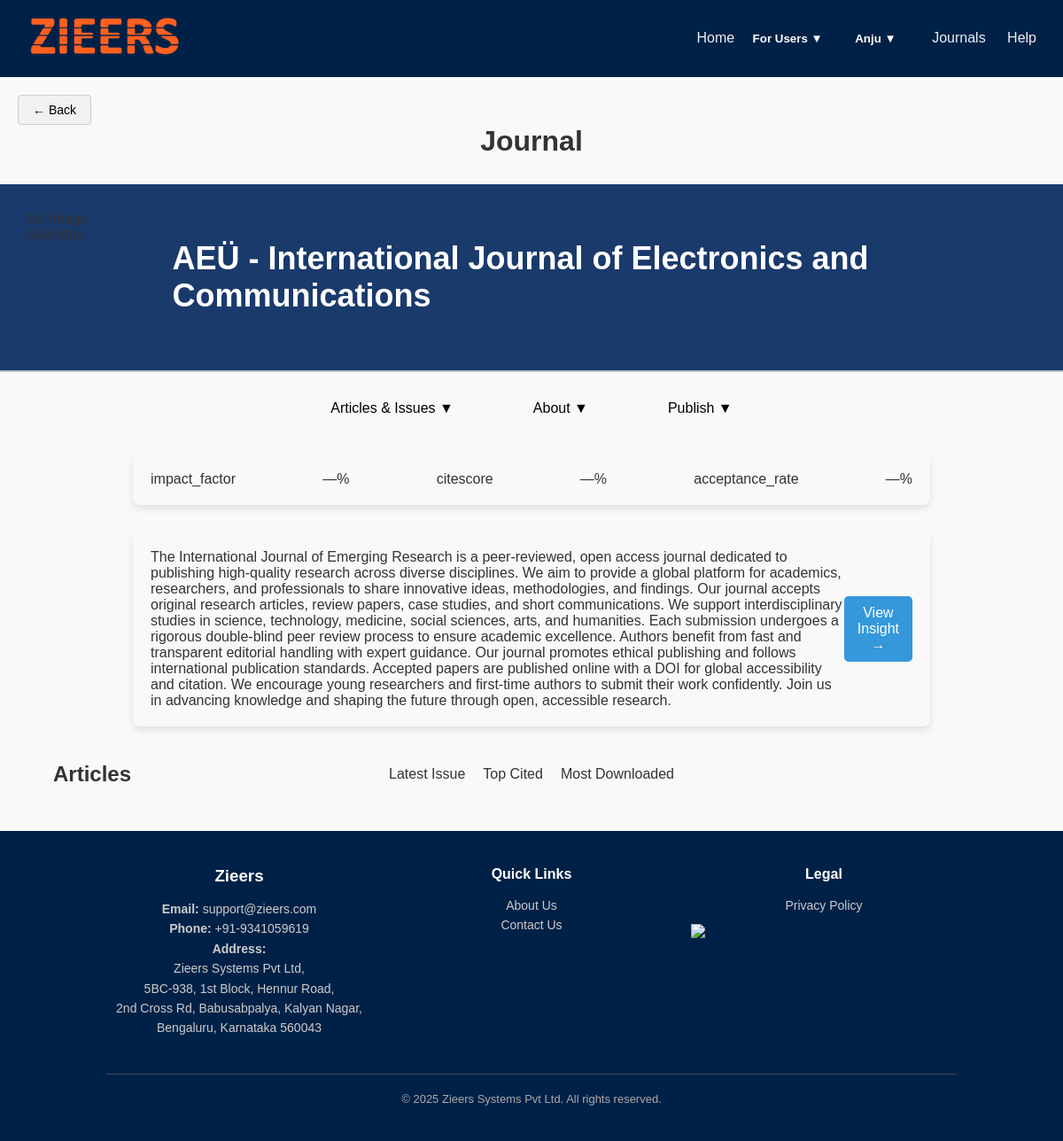
The app's page /researcher/author/journal_detail.php?journal_id=26 (signed in) with its own data.
### tables this page shows
CREATE TABLE IF NOT EXISTS `journals` (
  `id` int NOT NULL AUTO_INCREMENT,
  `journal_name` varchar(255) NOT NULL,
  `primary_subject` varchar(255) NOT NULL,
  `secondary_subject` varchar(255) NOT NULL,
  `description` text NOT NULL,
  `publisher` varchar(255) NOT NULL,
  `issn` varchar(255) DEFAULT NULL,
  `access_type` varchar(255) NOT NULL,
  `author_payment_required` tinyint(1) DEFAULT '0',
  `reader_payment_required` tinyint(1) DEFAULT '0',
  `author_apc_amount` decimal(10,2) DEFAULT '0.00',
  `reader_fee_amount` decimal(10,2) DEFAULT '0.00',
  `payment_currency` varchar(10) DEFAULT NULL,
  `payment_link` varchar(255) DEFAULT NULL,
  `payment_notes` text,
  `submission_status` varchar(50) NOT NULL,
  `journal_image` varchar(255) DEFAULT NULL,
  `created_at` timestamp NULL DEFAULT CURRENT_TIMESTAMP,
  `journal_abbreviation` varchar(255) NOT NULL,
  `editorial_board` varchar(255) NOT NULL,
  `country` varchar(255) NOT NULL,
  `publication_frequency` varchar(255) NOT NULL,
  `indexing_info` text,
  `scope` text NOT NULL,
  `author_guidelines` varchar(255) DEFAULT NULL,
  `review_process` varchar(255) NOT NULL,
  `impact_factor` varchar(50) DEFAULT NULL,
  `citescore` varchar(50) DEFAULT NULL,
  `acceptance_rate` varchar(50) DEFAULT NULL,
  `editorial_team_id` int DEFAULT NULL,
  `keywords` text,
  PRIMARY KEY (`id`),
  KEY `fk_editorial_team` (`editorial_team_id`)
);

### include/db_connect.php (called while the page is built, shortened)
<?php
function getJournalById($conn, $id) {
    $id = $conn->real_escape_string($id);
    $sql = "SELECT * FROM journals WHERE id = $id";
    $result = $conn->query($sql);
    return $result->fetch_assoc();
}
?>

### researcher/author/journal_detail.php (the view, shortened to what this page needs)
<?php
include(__DIR__ . "/../../include/db_connect.php");
$journal_id = $_GET['journal_id'];
$journal = getJournalById($conn, $journal_id);
?>
<!DOCTYPE html>
<html lang="en">
<head>
    <link rel="stylesheet" href="my_publication_site/styles.css">
</head>
<body>
    <header>
     <div class="logo">
  <a href="../../publish.php">
    <img src="../../images/logo.png" alt="Zieers Logo" style="height: 50px;">
  </a>
</div>
    <div class="icons">
        <a href="../../publish.php">Home</a>
<div class="user-dropdown">
    <button class="dropdown-toggle">For Users ▼</a></button>
        </div>
     <?php if (isset($_SESSION['user_id'])): ?>
<div class="user-dropdown">
    <button class="dropdown-toggle"><?php echo htmlspecialchars($_SESSION['first_name']); ?> ▼</button>
</div>
<?php endif; ?>
        <a href="journal-listing.php?journal_id=<?php echo $journal_id; ?>">Journals</a>
        <a href="help.php">Help</a>
    </div>
</header>
<div style="margin: 20px 0 0 20px;">
    <button onclick="history.back()" style="
        background-color: #f1f1f1;
        border: 1px solid #ccc;
        padding: 8px 16px;
        font-size: 14px;
        border-radius: 4px;
        cursor: pointer;
    ">
        ← Back
    </button>
</div>
<div class="main"><h1>Journal</h1></div>
    <div class="journal-header">
        <div class="image-container">
            <?php
                $imagePath = htmlspecialchars($journal['journal_image']);
                $fullImagePath = $_SERVER['DOCUMENT_ROOT'] . "/admin/" . $imagePath;
                if (file_exists($fullImagePath)) {
                    echo '<img src="/admin/' . $imagePath . '" alt="Journal Image">';
                } else {
                    echo '<span>No Image Available</span>';
                }
            ?>
        </div>
        <div class="journal-info">
            <h1><?php echo htmlspecialchars($journal['journal_name']); ?></h1>
        </div>
    </div>
    <div class="dropdown-container">
        <div class="dropdown">
            <button>Articles & Issues ▼</button>
        </div>
        <div class="dropdown">
            <button>About ▼</button>
        </div>
        <div class="dropdown">
    <button>Publish ▼</button>
</div>
    </div>
    <div class="journal-metrix">
        <label>impact_factor</label>
        <p><?php echo !empty($journal['impact_factor']) ? htmlspecialchars($journal['impact_factor']) . '%' : '—%'; ?></p>
        <label>citescore</label>
        <p><?php echo !empty($journal['citescore']) ? htmlspecialchars($journal['citescore']) . '%' : '—%'; ?></p>
        <label>acceptance_rate</label>
        <p><?php echo !empty($journal['acceptance_rate']) ? htmlspecialchars($journal['acceptance_rate']) . '%' : '—%'; ?></p>
    </div>
    <div class="journal-description">
        <p><?php echo htmlspecialchars($journal['description']); ?></p>
        <button class="insight-btn" onclick="toggleInsight()">View Insight &rarr;</button>
    </div>
<div style="margin: 40px 60px 20px;">
    <div style="display: flex; justify-content: space-between; align-items: center;">
        <h2 style="margin: 0; font-size: 24px;">Articles</h2>
        <nav style="display: flex; gap: 20px;">
            <a href="latest_issue.php?journal_id=<?php echo $journal_id; ?>" style="text-decoration: none; color: #333;">Latest Issue</a>
            <a href="#" style="text-decoration: none; color: #333;">Top Cited</a>
            <a href="#" style="text-decoration: none; color: #333;">Most Downloaded</a>
        </nav>
    </div>
</div>
<footer class="site-footer">
  <div class="footer-container">
    <div class="footer-column">
      <h3>Zieers</h3>
      <p><strong>Email:</strong> <a href="mailto:support@zieers.com">support@zieers.com</a></p>
      <p><strong>Phone:</strong> +91-9341059619</p>
      <p><strong>Address:</strong><br>
        Zieers Systems Pvt Ltd,<br>
        5BC-938, 1st Block, Hennur Road,<br>
        2nd Cross Rd, Babusabpalya, Kalyan Nagar,<br>
        Bengaluru, Karnataka 560043
      </p>
    </div>
    <div class="footer-column">
      <h4>Quick Links</h4>
      <ul>
        <li><a href="../../about-us.php">About Us</a></li>
        <li><a href="../../contact-us.php">Contact Us</a></li>
      </ul>
    </div>
    <div class="footer-column">
      <h4>Legal</h4>
      <ul>
        <li><a href="../../privacy_policy.php">Privacy Policy</a></li>
      </ul>
      <a href="https://www.linkedin.com/company/your-company-name" target="_blank" class="social-link">
        <img src="https://cdn.jsdelivr.net/gh/devicons/devicon/icons/linkedin/linkedin-original.svg" alt="LinkedIn" class="social-icon">
      </a>
    </div>
  </div>
  <div class="footer-bottom">
   <p onclick="window.open('https://www.zieers.com/', '_blank');">
    &copy; <span id="year"></span> Zieers Systems Pvt Ltd. All rights reserved.
</p>
  </div>
</footer>
</body>
</html>

### styles.css (style rules this page uses)
* { margin: 0; padding: 0; box-sizing: border-box; font-family: Arial, sans-serif; }
body { font-family: 'Poppins', sans-serif; background-color: #eef2f3; color: #333; }
header { background: #002147; padding: 20px; color: white; }
nav { position: absolute; left: 50%; transform: translateX(-50%); }

### researcher/author/journal_detail.php (style rules this page uses)
body { font-family: 'Segoe UI', Tahoma, Geneva, Verdana, sans-serif; background-color: #f9f9f9; margin: 0; padding: 0; }
header { background-color: #002147; color: white; padding: 15px 30px; display: flex; justify-content: space-between; align-items: center; }
.logo { font-size: 28px; font-weight: bold; color: #ECF0F1; }
.icons a { color: #ECF0F1; text-decoration: none; margin-left: 20px; font-size: 16px; }
.journal-header { display: flex; align-items: center; justify-content: flex-start; background-color: #1A3A6C; padding: 30px; border-bottom: 2px solid #BDC3C7; margin-top: 30px; }
.image-container { width: 150px; height: 150px; overflow: hidden; border-radius: 10px; margin-right: 30px; background-color: #1A3A6C; }
.journal-info h1 { font-size: 36px; font-weight: 600; color: #ffffff; margin: 0; }
.dropdown-container { display: flex; justify-content: center; margin-top: 20px; gap: 10px; }
.dropdown { position: relative; display: inline-block; margin: 0 15px; }
.dropdown button { background-color: transparent; color: #000000; padding: 12px 25px; font-size: 16px; border: none; cursor: pointer; }
.user-dropdown { position: relative; display: inline-block; font-family: 'Poppins', sans-serif; }
.dropdown-toggle { background-color: #002147; color: white; padding: 10px 16px; border: none; border-radius: 6px; cursor: pointer; font-weight: bold; transition: background 0.3s ease; }
.journal-metrix { max-width: 900px; margin: 30px auto; padding: 20px; background-color: #f9f9f9; border-radius: 8px; box-shadow: 0 4px 8px rgba(0, 0, 0, 0.1); display: flex; justify-content: space-between; align-items: center; }
.journal-description { max-width: 900px; margin: 30px auto; padding: 20px; background-color: #f9f9f9; border-radius: 8px; box-shadow: 0 4px 8px rgba(0, 0, 0, 0.1); display: flex; justify-content: space-between; align-items: center; }
.insight-btn { background-color: #3498db; color: white; padding: 10px 15px; border: none; border-radius: 5px; cursor: pointer; font-size: 16px; display: flex; align-items: center; gap: 5px; }
.main h1 { text-align: center; }
footer { background: #002147; color: white; text-align: center; padding: 20px 10px; }
footer p { cursor: pointer; }
.site-footer { background-color: #002147; color: white; padding: 40px 10%; font-family: 'Poppins', sans-serif; }
.footer-container { display: flex; flex-wrap: wrap; justify-content: space-between; gap: 30px; }
.footer-column { flex: 1; min-width: 250px; }
.footer-column h3, .footer-column h4 { margin-bottom: 15px; color: #ffffff; }
.footer-column p, .footer-column a, .footer-column li { font-size: 14px; color: #ccc; line-height: 1.6; text-decoration: none; }
.footer-column ul { list-style: none; padding-left: 0; }
.footer-bottom { text-align: center; margin-top: 40px; border-top: 1px solid #444; padding-top: 20px; font-size: 13px; color: #aaa; }
.social-link { display: flex; align-items: center; color: #ccc; text-decoration: none; margin-top: 10px; }
.social-icon { width: 20px; height: 20px; margin-right: 8px; }
.logo { font-size: 1.8rem; font-weight: bold; color: #fff; }

### records on screen
journals: journal_name "AEÜ - International Journal of Electronics and Communications", description "The International Journal of Emerging Research is a peer-reviewed, open access journal dedicated to publishing high-quality research across diverse disciplines. We aim to provide a global platform for academics, researchers, and professionals to share innovative ideas, methodologies, and findings. Our journal accepts original research articles, review papers, case studies, and short communications. We support interdisciplinary studies in science, technology, medicine, social sciences, arts, and humanities. Each submission undergoes a rigorous double-blind peer review process to ensure academic excellence. Authors benefit from fast and transparent editorial handling with expert guidance. Our…"

### other values on screen
$_SESSION['first_name'] "Anju"
